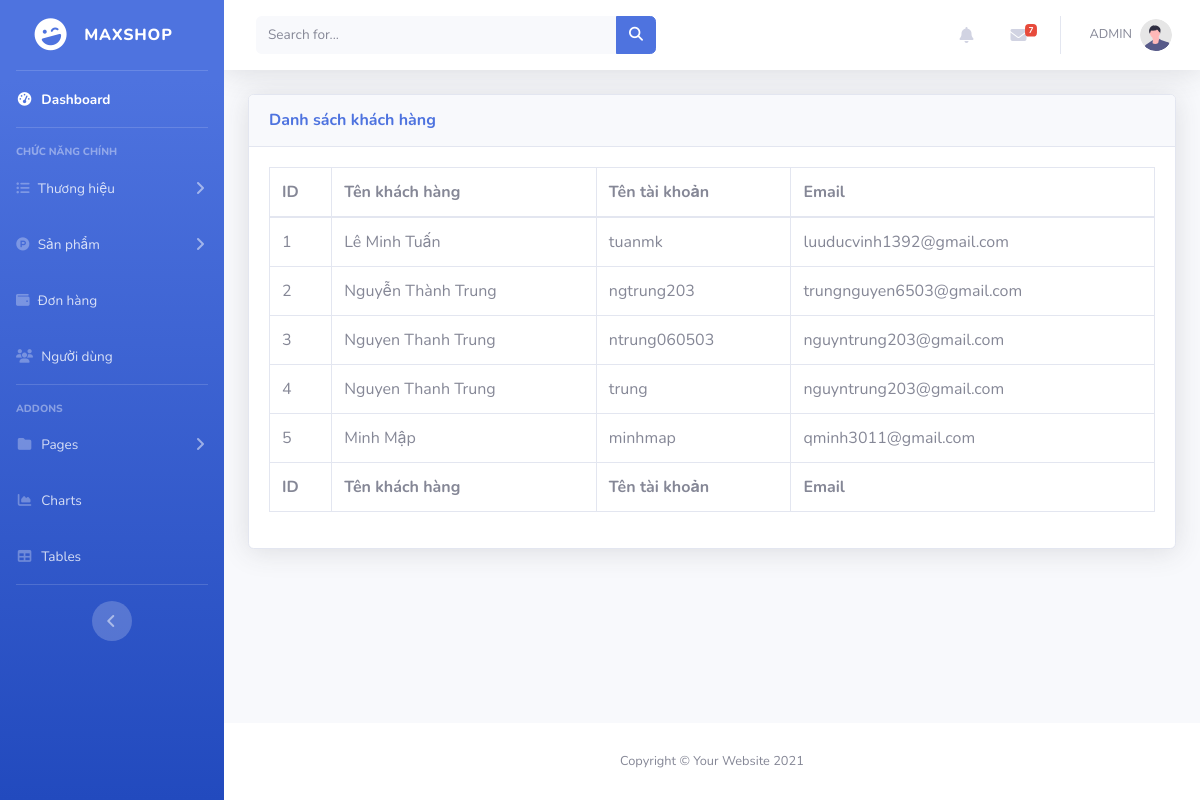
/admin/ListCustomers.php, run on the app's committed database.
### tables this page shows
CREATE TABLE `user` (
  `MaTaiKhoan` int(11) NOT NULL,
  `TenKhachHang` varchar(255) DEFAULT NULL,
  `TenTaiKhoan` varchar(255) DEFAULT NULL,
  `MatKhau` varchar(255) DEFAULT NULL,
  `Email` text NOT NULL
);

### admin/ListCustomers.php (the view)
<?php
   include('includes/header.php');
   ?>
<div>
   <?php
      include("Connection.php");
      $sql = "select * from user";
      $st = $pdo->prepare($sql);
      $st->execute();
      if($st->rowCount()) {
         $khachhang = $st->fetchAll(PDO::FETCH_OBJ);
      }
      ?>
   <div class="card shadow mb-4">
      <div class="card-header py-3">
         <h6 class="m-0 font-weight-bold text-primary">Danh sách khách hàng</h6>
      </div>
      <div class="card-body">
         <div class="table-responsive">
            <table class="table table-bordered" id="dataTable" width="100%" cellspacing="0">
               <thead>
                  <tr>
                     <th>ID</th>
                     <th>Tên khách hàng</th>
                     <th>Tên tài khoản</th>
                     <th>Email</th>
                  </tr>
               </thead>
               <tfoot>
                  <tr>
                     <th>ID</th>
                     <th>Tên khách hàng</th>
                     <th>Tên tài khoản</th>
                     <th>Email</th>
                  </tr>
               </tfoot>
               <tbody>
                  <?php
                    foreach($khachhang as $kh) { ?>
                        <tr>
                            <td><?php echo $kh->MaTaiKhoan?></td>
                            <td><?php echo $kh->TenKhachHang?></td>
                            <td><?php echo $kh->TenTaiKhoan?></td>
                            <td><?php echo $kh->Email?></td>
                        </tr>
                  <?php }?>
               </tbody>
            </table>
         </div>
      </div>
   </div>
</div>
<?php
   include('includes/footer.php');
   ?>

### data on the page
user: MaTaiKhoan "1", TenKhachHang "Lê Minh Tuấn", TenTaiKhoan "tuanmk", Email "luuducvinh1392@gmail.com"
user: MaTaiKhoan "2", TenKhachHang "Nguyễn Thành Trung", TenTaiKhoan "ngtrung203", Email "trungnguyen6503@gmail.com"
user: MaTaiKhoan "3", TenKhachHang "Nguyen Thanh Trung", TenTaiKhoan "ntrung060503", Email "nguyntrung203@gmail.com"
user: MaTaiKhoan "4", TenKhachHang "Nguyen Thanh Trung", TenTaiKhoan "trung", Email "nguyntrung203@gmail.com"
user: MaTaiKhoan "5", TenKhachHang "Minh Mập", TenTaiKhoan "minhmap", Email "qminh3011@gmail.com"
